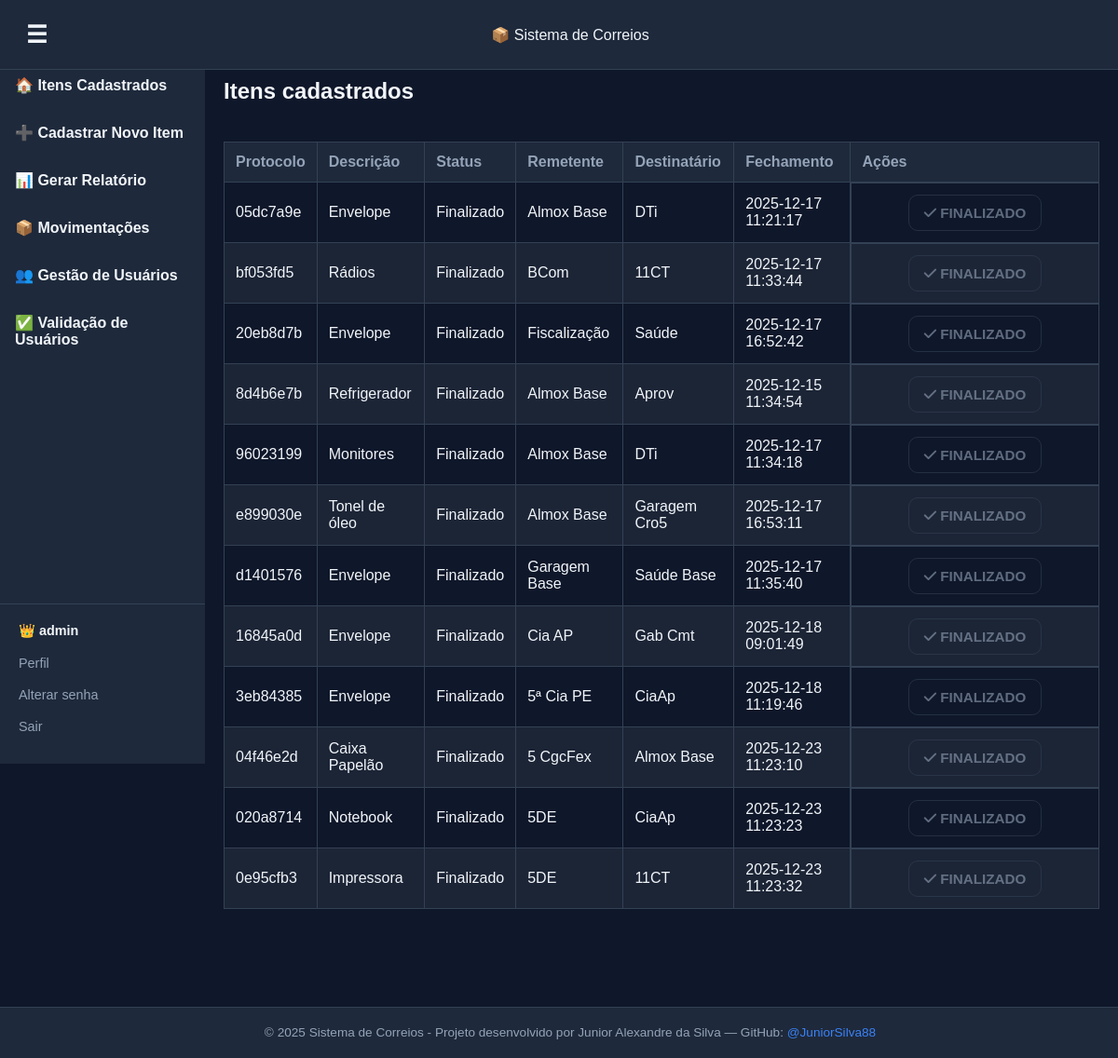
Screenshot of / (signed in) with the database file from the repository.
### app.py (models this page shows, shortened)
class User(UserMixin, db.Model):
    id = db.Column(db.Integer, primary_key=True)
    username = db.Column(db.String(80), unique=True, nullable=False)
    email = db.Column(db.String(120), unique=True, nullable=False)
    password_hash = db.Column(db.String(200), nullable=False)
    role = db.Column(db.String(20), default="user")  # "user" ou "admin"
    status = db.Column(db.String(20), default="pendente")  # <<< NOVO: pendente, ativo, inativo

class Item(db.Model):
    id = db.Column(db.Integer, primary_key=True)
    protocol = db.Column(db.String(20), unique=True, nullable=False)
    sender = db.Column(db.String(100))
    recipient = db.Column(db.String(100))
    description = db.Column(db.String(200))
    status = db.Column(db.String(50))
    closed = db.Column(db.DateTime, nullable=True)

### app.py (the view)
@app.route("/")
@login_required
def index():
    items = Item.query.all()
    return render_template("dashboard.html", items=items)

### app.py (called while the page is built)
@login_manager.user_loader
def load_user(user_id):
    return User.query.get(int(user_id))

### templates/dashboard.html
{% extends "base.html" %}
{% block content %}
<section class="panel-card">
  <h2>Itens cadastrados</h2>
    <div class="table-container">
    <table>
      <thead>
        <tr>
          <th>Protocolo</th>
          <th>Descrição</th>
          <th>Status</th>
          <th>Remetente</th>
          <th>Destinatário</th>
          <th>Fechamento</th>
          <th>Ações</th>
        </tr>
      </thead>
      <tbody>
        {% for item in items %}
        <tr>
          <td class="nowrap">{{ item.protocol }}</td>
          <td>{{ item.description }}</td>
          <td class="nowrap">{{ item.status }}</td>
          <td>{{ item.sender }}</td>
          <td>{{ item.recipient }}</td>
          <td class="nowrap">
            {% if item.closed %}
              {{ item.closed.strftime("%Y-%m-%d %H:%M:%S") }}
            {% endif %}
          </td>
          <td class="col-actions">
            {% if item.status != "Finalizado" %}
              <a href="{{ url_for('exit_item', protocol=item.protocol) }}" class="btn-out">
                <i class="fa-solid fa-box-arrow-right"></i> Registrar Saída
              </a>
            {% else %}
              <a class="btn-secondary" aria-disabled="true">
                <i class="fa-solid fa-check"></i> Finalizado
              </a>
            {% endif %}
        </td>
        </tr>
        {% endfor %}
      </tbody>
    </table>
  </div>
</section>
{% endblock %}

### templates/base.html (shortened to what this page needs)
<!DOCTYPE html>
<html lang="pt-BR">
<head>
    <link rel="stylesheet" href="{{ url_for('static', filename='style.css') }}">
    <link rel="stylesheet" href="https://cdnjs.cloudflare.com/ajax/libs/font-awesome/6.4.0/css/all.min.css">
</head>
<body>
  <header>
    <div class="header-left">
      <button class="menu-toggle" onclick="toggleSidebar()">☰</button>
    </div>
    <div class="header-center">
      <span class="logo">📦 Sistema de Correios</span>
    </div>
  </header>
  <aside class="sidebar" id="sidebar">
    <nav>
      <ul>
        <li><a href="{{ url_for('index') }}">🏠 Itens Cadastrados</a></li>
        <li><a href="{{ url_for('new_item') }}">➕ Cadastrar Novo Item</a></li>
        <li><a href="{{ url_for('report') }}">📊 Gerar Relatório</a></li>
        {% if current_user.role == "admin" %}
          <li><a href="{{ url_for('movimentacoes') }}">📦 Movimentações</a></li>
          <li><a href="{{ url_for('create_user') }}">👥 Gestão de Usuários</a></li>
          <li><a href="{{ url_for('validate_users') }}">✅ Validação de Usuários</a></li>
        {% endif %}
      </ul>
    </nav>
    {% if current_user.is_authenticated %}
    <div class="sidebar-user">
      <div class="user-info">
        {% if current_user.role == "admin" %}
          👑 {{ current_user.username }}
        {% else %}
          👤 {{ current_user.username }}
        {% endif %}
      </div>
      <div class="user-actions">
        <a href="{{ url_for('profile') }}">Perfil</a>
        <a href="{{ url_for('change_password') }}">Alterar senha</a>
        <a href="{{ url_for('logout') }}">Sair</a>
      </div>
    </div>
    {% endif %}
  </aside>
  <main class="content-container" id="content">
    {% block content %}{% endblock %}
  </main>
  <footer>
    <p>&copy; 2025 Sistema de Correios - Projeto desenvolvido por Junior Alexandre da Silva — GitHub:
      <a href="https://github.com/JuniorSilva88" target="_blank">@JuniorSilva88</a>
    </p>
  </footer>
</body>
</html>

### static/style.css (style rules this page uses)
:root { --bg: #0f172a; --panel: #1e293b; --text: #f1f5f9; --muted: #94a3b8; --border: #334155; --primary: #16a34a; --primary-dark: #15803d; --danger: #ef4444; --danger-dark: #b91c1c; --info: #3b82f6; --info-dark: #1e40af; --header-height: 60px; --font-base: 1rem; --font-sm: 0.9rem; --font-xs: 0.85rem; }
body { background-color: var(--bg); color: var(--text); font-family: Arial, sans-serif; margin: 0; padding: 0; }
header { display: grid; grid-template-columns: 1fr auto 1fr; align-items: center; padding: 12px; background-color: var(--panel); border-bottom: 1px solid var(--border); position: fixed; top: 0; left: 0; width: 100%; z-index: 2000; overflow: visible; }
footer { position: fixed; bottom: 0; left: 0; width: 100%; background-color: var(--panel); color: var(--muted); text-align: center; padding: 6px 12px; font-size: 0.85rem; border-top: 1px solid var(--border); z-index: 999; height: auto; line-height: normal; white-space: normal; overflow: visible; text-overflow: unset; }
footer a { color: var(--info); text-decoration: none; }
.menu-toggle { justify-self: start; background: none; border: none; font-size: 1.6rem; color: var(--text); cursor: pointer; }
.sidebar { position: fixed; top: 0; left: 0; width: 220px; height: calc(100vh - 40px); background-color: var(--panel); padding-top: var(--header-height); transition: left 0.3s ease; z-index: 1000; display: flex; flex-direction: column; justify-content: space-between; overflow-y: auto; }
.sidebar nav ul { list-style: none; padding: 0; margin: 0; }
.sidebar nav ul li { margin: 12px 0; }
.sidebar nav ul li a { color: var(--text); text-decoration: none; font-weight: bold; padding: 10px 16px; display: block; border-radius: 6px; }
.sidebar-user { margin-top: auto; padding: 20px; border-top: 1px solid var(--border); font-size: var(--font-sm); background-color: var(--panel); flex-shrink: 0; }
.sidebar-user .user-info { margin-bottom: 12px; font-weight: bold; color: var(--text); }
.sidebar-user .user-actions a { display: block; color: var(--muted); text-decoration: none; margin: 6px 0; padding: 6px 0; }
.content-container { margin-left: 220px; transition: margin-left 0.3s ease; padding: 40px 20px; }
main { max-width: 95vw; margin: 0 auto; }
button, .btn-primary, .btn-secondary, a.btn-primary, a.btn-secondary, a.btn-out, a.btn-in, a.btn-info { font-family: Arial, sans-serif; font-size: 0.95rem; font-weight: bold; text-transform: uppercase; padding: 10px 16px; border-radius: 10px; cursor: pointer; transition: background 0.3s ease, color 0.3s ease, border-color 0.3s ease; text-decoration: none; display: inline-block; }
.btn-secondary, a.btn-secondary { background-color: transparent; color: var(--muted); border: 1px solid var(--border); }
[aria-disabled="true"] { pointer-events: none; opacity: 0.6; cursor: not-allowed; }
.table-container { max-width: 100%; margin: 0 auto; border-radius: 8px; padding-bottom: 80px; overflow-x: auto; overflow-y: visible; }
table { width: 100%; border-collapse: collapse; margin-top: 20px; font-size: var(--font-base); }
th, td { padding: 12px; border: 1px solid var(--border); text-align: left; }
th { background-color: var(--panel); color: var(--muted); position: sticky; top: 0; z-index: 10; }
tr:nth-child(even) { background-color: #1c2536; }
.col-actions { display: flex; flex-wrap: wrap; gap: 10px; justify-content: center; align-items: center; min-width: 240px; }
.content-container { padding-top: 64px; padding-bottom: 80px; }

### rows the page displays
User: username "admin"
Item: protocol "05dc7a9e", description "Envelope", status "Finalizado", sender "Almox Base", recipient "DTi", closed "2025-12-17 11:21:17", shows "FINALIZADO"
Item: protocol "bf053fd5", description "Rádios", status "Finalizado", sender "BCom", recipient "11CT", closed "2025-12-17 11:33:44", shows "FINALIZADO"
Item: protocol "20eb8d7b", description "Envelope", status "Finalizado", sender "Fiscalização", recipient "Saúde", closed "2025-12-17 16:52:42", shows "FINALIZADO"
Item: protocol "8d4b6e7b", description "Refrigerador", status "Finalizado", sender "Almox Base", recipient "Aprov", closed "2025-12-15 11:34:54", shows "FINALIZADO"
Item: protocol "96023199", description "Monitores", status "Finalizado", sender "Almox Base", recipient "DTi", closed "2025-12-17 11:34:18", shows "FINALIZADO"
Item: protocol "e899030e", description "Tonel de óleo", status "Finalizado", sender "Almox Base", recipient "Garagem Cro5", closed "2025-12-17 16:53:11", shows "FINALIZADO"
Item: protocol "d1401576", description "Envelope", status "Finalizado", sender "Garagem Base", recipient "Saúde Base", closed "2025-12-17 11:35:40", shows "FINALIZADO"
Item: protocol "16845a0d", description "Envelope", status "Finalizado", sender "Cia AP", recipient "Gab Cmt", closed "2025-12-18 09:01:49", shows "FINALIZADO"
Item: protocol "3eb84385", description "Envelope", status "Finalizado", sender "5ª Cia PE", recipient "CiaAp", closed "2025-12-18 11:19:46", shows "FINALIZADO"
Item: protocol "04f46e2d", description "Caixa Papelão", status "Finalizado", sender "5 CgcFex", recipient "Almox Base", closed "2025-12-23 11:23:10", shows "FINALIZADO"
Item: protocol "020a8714", description "Notebook", status "Finalizado", sender "5DE", recipient "CiaAp", closed "2025-12-23 11:23:23", shows "FINALIZADO"
Item: protocol "0e95cfb3", description "Impressora", status "Finalizado", sender "5DE", recipient "11CT", closed "2025-12-23 11:23:32", shows "FINALIZADO"
